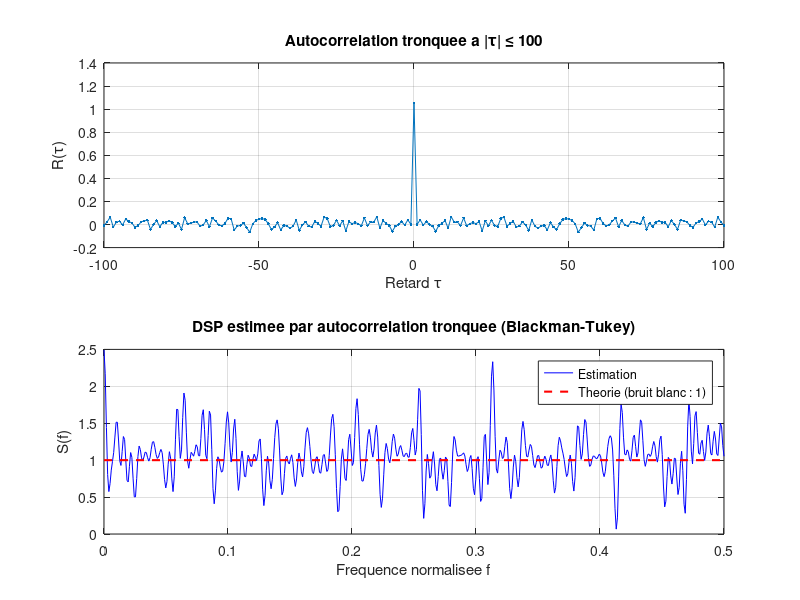

Write the MATLAB code that produced this figure.
clear; close all; clc;

rng(5);
N = 1024;
K = randn(1, N);
Ntau = 100;

[R, lags] = xcorr(K, Ntau, 'biased');

Nfft = 1024;
S = real(fft(ifftshift(R), Nfft));
f = (0:Nfft-1) / Nfft;
idx = 1:Nfft/2+1;

figure;

subplot(2, 1, 1);
plot(lags, R, '.-');
grid on;
xlabel('Retard \tau');
ylabel('R(\tau)');
title(sprintf('Autocorrelation tronquee a |\\tau| \\leq %d', Ntau));

subplot(2, 1, 2);
plot(f(idx), S(idx), 'b');
hold on;
plot([0 0.5], [1 1], 'r--', 'LineWidth', 1.5);
grid on;
xlabel('Frequence normalisee f');
ylabel('S(f)');
title('DSP estimee par autocorrelation tronquee (Blackman-Tukey)');
legend('Estimation', 'Theorie (bruit blanc : 1)', 'Location', 'best');

fprintf('R(0)                     : %.4f\n', R(lags == 0));
fprintf('Moyenne de S sur Nfft    : %.4f\n', mean(S));
